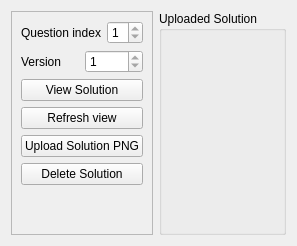
     <widget class="QWidget" name="solnTab">
      <attribute name="title">
       <string>Solutio&amp;ns</string>
      </attribute>
      <layout class="QHBoxLayout" name="horizontalLayout_15">
       <item>
        <widget class="QFrame" name="frame">
         <property name="sizePolicy">
          <sizepolicy hsizetype="Preferred" vsizetype="Preferred">
           <horstretch>1</horstretch>
           <verstretch>0</verstretch>
          </sizepolicy>
         </property>
         <property name="frameShape">
          <enum>QFrame::Shape::StyledPanel</enum>
         </property>
         <property name="frameShadow">
          <enum>QFrame::Shadow::Raised</enum>
         </property>
         <layout class="QVBoxLayout" name="verticalLayout_20">
          <item>
           <layout class="QHBoxLayout" name="horizontalLayout_16">
            <item>
             <widget class="QLabel" name="label_5">
              <property name="text">
               <string>Question index</string>
              </property>
             </widget>
            </item>
            <item>
             <widget class="QSpinBox" name="solnQSB">
              <property name="minimum">
               <number>1</number>
              </property>
              <property name="maximum">
               <number>1</number>
              </property>
             </widget>
            </item>
           </layout>
          </item>
          <item>
           <layout class="QHBoxLayout" name="horizontalLayout_17">
            <item>
             <widget class="QLabel" name="label_10">
              <property name="text">
               <string>Version</string>
              </property>
             </widget>
            </item>
            <item>
             <widget class="QSpinBox" name="solnVSB">
              <property name="minimum">
               <number>1</number>
              </property>
              <property name="maximum">
               <number>1</number>
              </property>
             </widget>
            </item>
           </layout>
          </item>
          <item>
           <widget class="QPushButton" name="solnViewB">
            <property name="text">
             <string>View Solution</string>
            </property>
           </widget>
          </item>
          <item>
           <widget class="QPushButton" name="solnRefreshB">
            <property name="text">
             <string>Refresh view</string>
            </property>
           </widget>
          </item>
          <item>
           <widget class="QPushButton" name="solnUploadB">
            <property name="text">
             <string>Upload Solution PNG</string>
            </property>
           </widget>
          </item>
          <item>
           <widget class="QPushButton" name="solnDeleteB">
            <property name="text">
             <string>Delete Solution</string>
            </property>
           </widget>
          </item>
          <item>
           <spacer name="verticalSpacer_10">
            <property name="orientation">
             <enum>Qt::Orientation::Vertical</enum>
            </property>
            <property name="sizeHint" stdset="0">
             <size>
              <width>20</width>
              <height>40</height>
             </size>
            </property>
           </spacer>
          </item>
         </layout>
        </widget>
       </item>
       <item>
        <widget class="QGroupBox" name="solnGB">
         <property name="sizePolicy">
          <sizepolicy hsizetype="Preferred" vsizetype="Preferred">
           <horstretch>3</horstretch>
           <verstretch>0</verstretch>
          </sizepolicy>
         </property>
         <property name="title">
          <string>Uploaded Solution</string>
         </property>
         <layout class="QVBoxLayout" name="solnGBLayout"/>
        </widget>
       </item>
      </layout>
     </widget>
